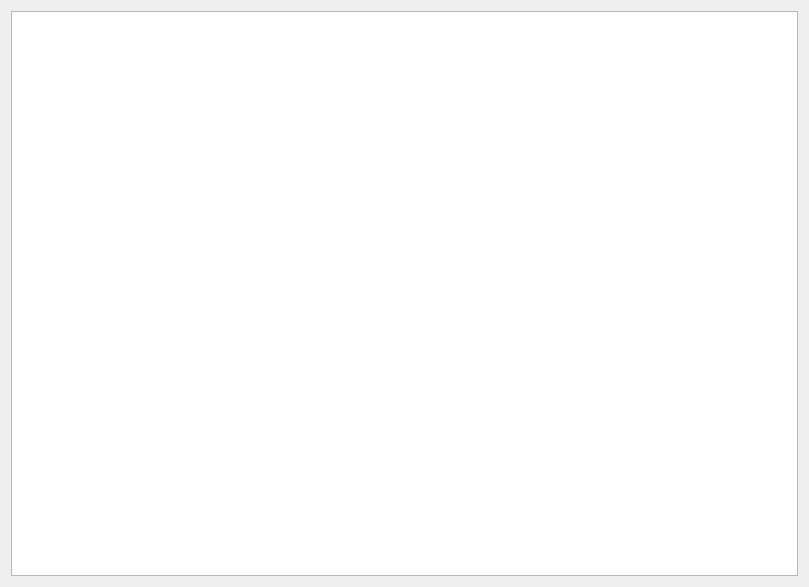
<?xml version="1.0" encoding="UTF-8"?>
<ui version="4.0">
 <class>Room</class>
 <widget class="QWidget" name="Room">
  <property name="geometry">
   <rect>
    <x>0</x>
    <y>0</y>
    <width>809</width>
    <height>587</height>
   </rect>
  </property>
  <property name="windowTitle">
   <string>Form</string>
  </property>
  <layout class="QGridLayout" name="gridLayout">
   <item row="0" column="0">
    <widget class="QGraphicsView" name="graphicsView"/>
   </item>
  </layout>
 </widget>
 <resources/>
 <connections/>
</ui>
